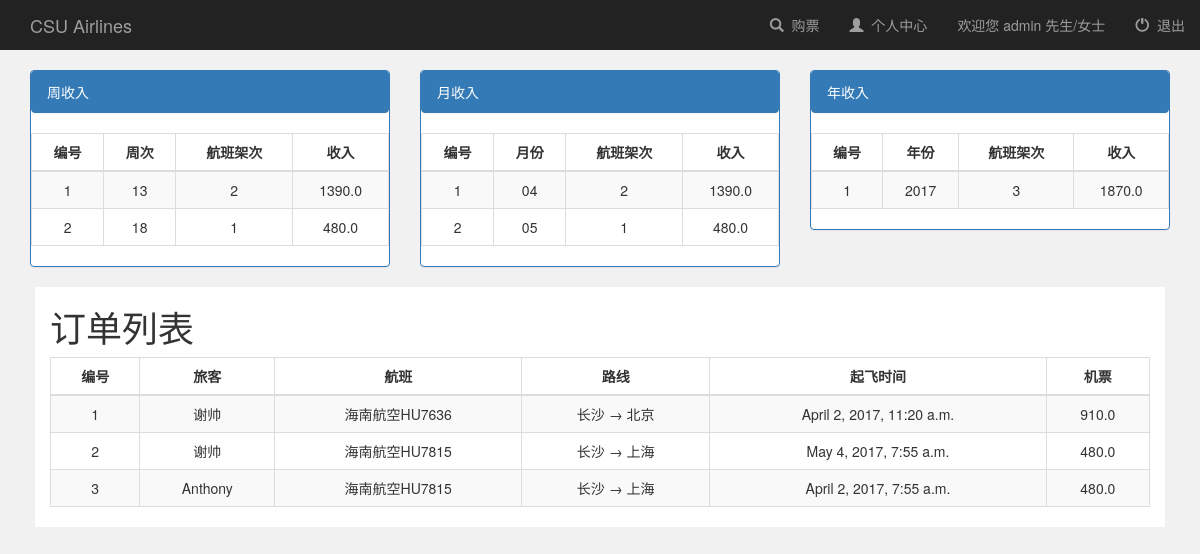
The app's page /booksystem/user_info/ (signed in) with its own data.
### booksystem/models.py (models this page shows, shortened)
class Flight(models.Model):
    user = models.ManyToManyField(User, default=1)  # 有了这个字段之后，默认的后台添加失效，必须要自定义Form，除去这个字段
    name = models.CharField(max_length=100)  # 班次  南方航空CZ3969
    leave_city = models.CharField(max_length=100, null=True)  # 离开城市
    arrive_city = models.CharField(max_length=100, null=True)  # 到达城市
    leave_airport = models.CharField(max_length=100, null=True)  # 离开的机场
    arrive_airport = models.CharField(max_length=100, null=True)  # 到达的机场
    leave_time = models.DateTimeField(null=True)  # DateTimeField包括了DateField信息，并且添加了时间
    arrive_time = models.DateTimeField(null=True)
    capacity = models.IntegerField(default=0, null=True)  # 座位总数
    price = models.FloatField(default=0, null=True)  # 价格
    book_sum = models.IntegerField(default=0, null=True)  # 订票总人数
    income = models.FloatField(default=0, null=True)  # 收入

### booksystem/views.py (the view, shortened to what this page needs)
def user_info(request):
    if request.user.is_authenticated():
        if request.user.id == ADMIN_ID:
            context = admin_finance(request)  # 获取要传入前端的数据
            return render(request, 'booksystem/admin_finance.html', context)
    return render(request, 'booksystem/login.html')  # 用户如果没登录，render登录页面

### booksystem/templates/booksystem/admin_finance.html
{% extends 'booksystem/base.html' %}
{% block login_display %}
    <a href="#">欢迎您 admin 先生/女士</a>
{% endblock %}
{% block content %}
    <div class="container-fluid col-sm-12" style="margin-top: 20px">
        <div class="col-sm-4">
            <div class="panel panel-primary">
                <div class="panel panel-heading">
                    周收入
                </div>
                <div>
                    <table class="table table-bordered table-striped">
                        <thead>
                        <th style="text-align: center">编号</th>
                        <th style="text-align: center">周次</th>
                        <th style="text-align: center">航班架次</th>
                        <th style="text-align: center">收入</th>
                        </thead>
                        <tbody align="center">
                        {% for income in week_incomes %}
                            <tr>
                                <td>{{ forloop.counter }}</td>
                                <td>{{ income.metric }}</td>
                                <td>{{ income.flight_sum }}</td>
                                <td>{{ income.income }}</td>
                            </tr>
                        {% endfor %}
                        </tbody>
                    </table>
                </div>
            </div>
        </div>
        <div class="col-sm-4">
            <div class="panel panel-primary">
                <div class="panel panel-heading">
                    月收入
                </div>
                <div>
                    <table class="table table-bordered table-striped">
                        <thead>
                        <th style="text-align: center">编号</th>
                        <th style="text-align: center">月份</th>
                        <th style="text-align: center">航班架次</th>
                        <th style="text-align: center">收入</th>
                        </thead>
                        <tbody align="center">
                        {% for income in month_incomes %}
                            <tr>
                                <td>{{ forloop.counter }}</td>
                                <td>{{ income.metric }}</td>
                                <td>{{ income.flight_sum }}</td>
                                <td>{{ income.income }}</td>
                            </tr>
                        {% endfor %}
                        </tbody>
                    </table>
                </div>
            </div>
        </div>
        <div class="col-sm-4">
            <div class="panel panel-primary">
                <div class="panel panel-heading">
                    年收入
                </div>
                <div>
                    <table class="table table-bordered table-striped">
                        <thead>
                        <th style="text-align: center">编号</th>
                        <th style="text-align: center">年份</th>
                        <th style="text-align: center">航班架次</th>
                        <th style="text-align: center">收入</th>
                        </thead>
                        <tbody align="center">
                        {% for income in year_incomes %}
                            <tr>
                                <td>{{ forloop.counter }}</td>
                                <td>{{ income.metric }}</td>
                                <td>{{ income.flight_sum }}</td>
                                <td>{{ income.income }}</td>
                            </tr>
                        {% endfor %}
                        </tbody>
                    </table>
                </div>
            </div>
        </div>
        <div class="book_orders" style="margin-left: 20px;margin-right: 20px">
            <div class="col-sm-12" style="background-color: white">
                <h1>订单列表</h1>
                <div>
                    <table class="table table-bordered table-striped">
                        <thead>
                        <th style="text-align: center">编号</th>
                        <th style="text-align: center">旅客</th>
                        <th style="text-align: center">航班</th>
                        <th style="text-align: center">路线</th>
                        <th style="text-align: center">起飞时间</th>
                        <th style="text-align: center">机票</th>
                        </thead>
                        <tbody align="center">
                        {% for order in order_set %}
                            <tr>
                                <td>{{ forloop.counter }}</td>
                                <td>{{ order.passenger_name }}</td>
                                <td>{{ order.flight_name }}</td>
                                <td>{{ order.flight_route }}</td>
                                <td>{{ order.flight_ltime }}</td>
                                <td>{{ order.flight_price }}</td>
                            </tr>
                        {% endfor %}
                        </tbody>
                    </table>
                </div>
            </div>
        </div>
    </div>
{% endblock %}

### records on screen
Flight: flight_name "海南航空HU7636", flight_ltime "April 2, 2017, 11:20 a.m.", flight_price "910.0"
Flight: flight_name "海南航空HU7815", flight_ltime "May 4, 2017, 7:55 a.m.", flight_price "480.0"
Flight: flight_name "海南航空HU7815", flight_ltime "April 2, 2017, 7:55 a.m.", flight_price "480.0"

### other values on screen
{{ income.metric }} "13" "18"
{{ income.flight_sum }} "2" "1"
{{ income.income }} "1390.0" "480.0"
{{ income.metric }} "04" "05"
{{ income.metric }} "2017"
{{ income.flight_sum }} "3"
{{ income.income }} "1870.0"
{{ order.passenger_name }} "谢帅" "谢帅" "Anthony"
{{ order.flight_route }} "长沙 → 北京" "长沙 → 上海" "长沙 → 上海"
